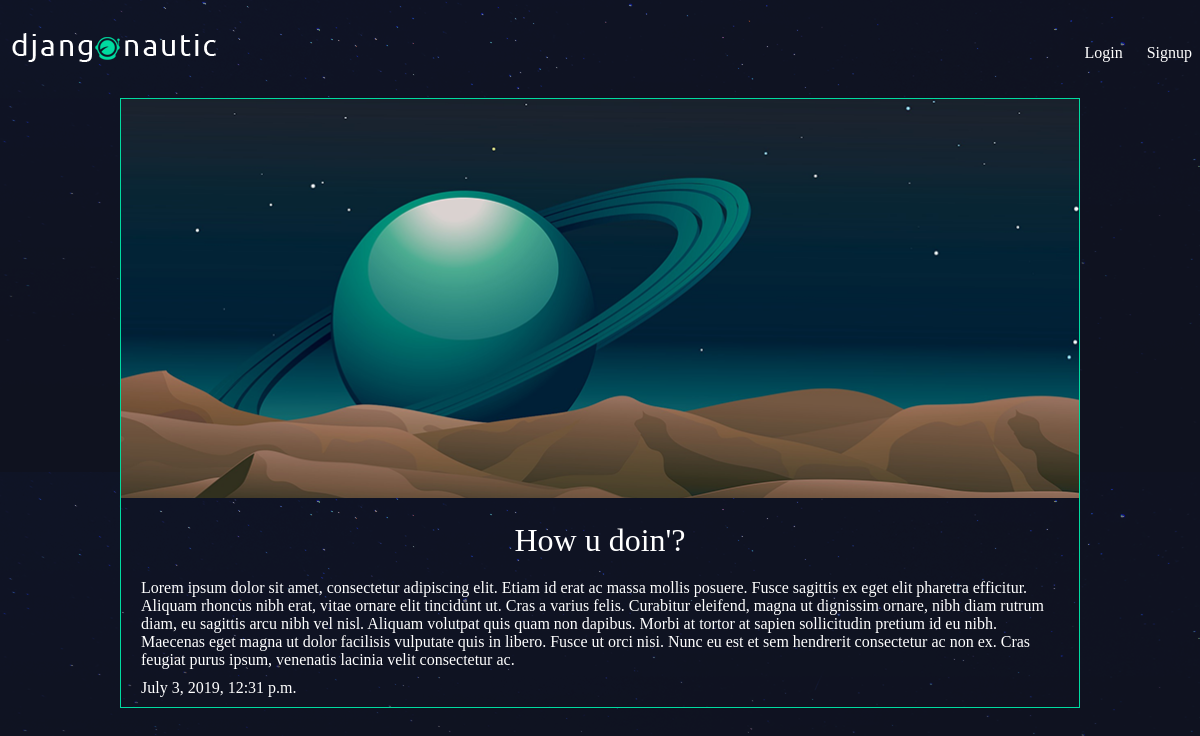
The app's page /articles/how-u-doin/ with its own data.
### articles/models.py (models this page shows, shortened)
class Article(models.Model):
    title = models.CharField(max_length = 100)
    slug = models.SlugField()
    body = models.TextField()
    date = models.DateTimeField(auto_now_add = True)
    thumb = models.ImageField(default='default.png', blank = True)
    author = models.ForeignKey(User, default = None)

### articles/views.py (the view)
# urls.py: url(r'^(?P<slug>[\w-]+)/$', views.article_detail, name = 'detail'),
def article_detail(request, slug):
    article = Article.objects.get(slug=slug)
    return render(request, 'articles/article_detail.html', { 'article': article })

### articles/templates/articles/article_detail.html
{% extends 'base_layout.html' %}
{% block content %}
<div class='article-detail'>
  <div class="article">
    <img src="{{ article.thumb.url }}"/>
    <h2>{{ article.title }}</h2>
    <p>{{ article.body }}</p>
    <p>{{ article.date }}</p>
  </div>
</div>
{% endblock %}

### assets/styles.css (style rules this page uses)
body { background-color: #0f121f; background-image: url(/static/stars.png); background-repeat-y: no-repeat; color: #fff; }
body * { font-family: Ubuntu; }
h1, h2, h3, h4, h5 { font-weight: normal; margin: 0; }
.article { padding: 10px; border: 1px solid #00dba0; position: relative; padding-bottom: 40px; }
.article h2 { font-size: 1.2em; }
.article-detail .article { padding: 0; }
.article-detail .article img { max-width: 100%; }
.article-detail .article h2 { text-align: center; margin: 20px auto; font-size: 2em }
.article-detail .article p { margin: 10px 20px }

### records on screen
Article: thumb (placeholder picture), title "How u doin'?", body "Lorem ipsum dolor sit amet, consectetur adipiscing elit. Etiam id erat ac massa mollis posuere. Fusce sagittis ex eget elit pharetra efficitur. Aliquam rhoncus nibh erat, vitae ornare elit tincidunt ut. Cras a varius felis. Curabitur eleifend, magna ut dignissim ornare, nibh diam rutrum diam, eu sagittis arcu nibh vel nisl. Aliquam volutpat quis quam non dapibus. Morbi at tortor at sapien sollicitudin pretium id eu nibh. Maecenas eget magna ut dolor facilisis vulputate quis in libero. Fusce ut orci nisi. Nunc eu est et sem hendrerit consectetur ac non ex. Cras feugiat purus ipsum, venenatis lacinia velit consectetur ac.", date "July 3, 2019, 12:31 p.m."
